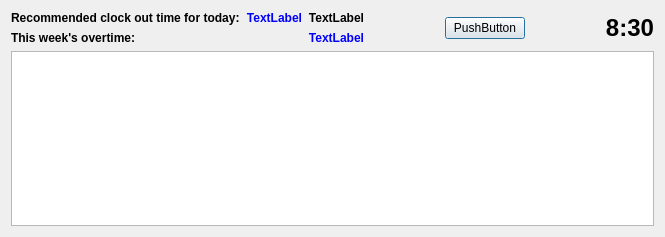
<?xml version="1.0" encoding="UTF-8"?>
<ui version="4.0">
 <class>TimeKeeperClass</class>
 <widget class="QDialog" name="TimeKeeperClass">
  <property name="geometry">
   <rect>
    <x>0</x>
    <y>0</y>
    <width>665</width>
    <height>237</height>
   </rect>
  </property>
  <property name="windowTitle">
   <string>TimeKeeper</string>
  </property>
  <layout class="QGridLayout" name="gridLayout">
   <item row="0" column="0">
    <layout class="QHBoxLayout" name="horizontalLayout_3">
     <item>
      <layout class="QVBoxLayout" name="verticalLayout">
       <item>
        <layout class="QHBoxLayout" name="horizontalLayout">
         <item>
          <widget class="QLabel" name="label">
           <property name="text">
            <string>&lt;html&gt;&lt;head/&gt;&lt;body&gt;&lt;p&gt;&lt;span style=&quot; font-weight:600;&quot;&gt;Recommended clock out time for today:&lt;/span&gt;&lt;/p&gt;&lt;/body&gt;&lt;/html&gt;</string>
           </property>
          </widget>
         </item>
         <item>
          <widget class="QLabel" name="labelLeaveTime">
           <property name="text">
            <string>&lt;html&gt;&lt;head/&gt;&lt;body&gt;&lt;p&gt;&lt;span style=&quot; font-weight:600; color:#0000ff;&quot;&gt;TextLabel&lt;/span&gt;&lt;/p&gt;&lt;/body&gt;&lt;/html&gt;</string>
           </property>
           <property name="alignment">
            <set>Qt::AlignRight|Qt::AlignTrailing|Qt::AlignVCenter</set>
           </property>
          </widget>
         </item>
         <item>
          <widget class="QLabel" name="labelLeaveTimeWithOvertime">
           <property name="text">
            <string>&lt;html&gt;&lt;head/&gt;&lt;body&gt;&lt;p&gt;&lt;span style=&quot; font-weight:600; color:#000000;&quot;&gt;TextLabel&lt;/span&gt;&lt;/p&gt;&lt;/body&gt;&lt;/html&gt;</string>
           </property>
           <property name="alignment">
            <set>Qt::AlignRight|Qt::AlignTrailing|Qt::AlignVCenter</set>
           </property>
          </widget>
         </item>
        </layout>
       </item>
       <item>
        <layout class="QHBoxLayout" name="horizontalLayout_2">
         <item>
          <widget class="QLabel" name="label_2">
           <property name="text">
            <string>&lt;html&gt;&lt;head/&gt;&lt;body&gt;&lt;p&gt;&lt;span style=&quot; font-weight:600;&quot;&gt;This week's overtime:&lt;/span&gt;&lt;/p&gt;&lt;/body&gt;&lt;/html&gt;</string>
           </property>
          </widget>
         </item>
         <item>
          <widget class="QLabel" name="labelWeekOvertime">
           <property name="text">
            <string>&lt;html&gt;&lt;head/&gt;&lt;body&gt;&lt;p&gt;&lt;span style=&quot; font-weight:600; color:#0000ff;&quot;&gt;TextLabel&lt;/span&gt;&lt;/p&gt;&lt;/body&gt;&lt;/html&gt;</string>
           </property>
           <property name="alignment">
            <set>Qt::AlignRight|Qt::AlignTrailing|Qt::AlignVCenter</set>
           </property>
          </widget>
         </item>
        </layout>
       </item>
      </layout>
     </item>
     <item>
      <spacer name="horizontalSpacer">
       <property name="orientation">
        <enum>Qt::Horizontal</enum>
       </property>
       <property name="sizeHint" stdset="0">
        <size>
         <width>40</width>
         <height>20</height>
        </size>
       </property>
      </spacer>
     </item>
     <item>
      <widget class="QPushButton" name="buttonPause">
       <property name="text">
        <string>PushButton</string>
       </property>
      </widget>
     </item>
     <item>
      <spacer name="horizontalSpacer_2">
       <property name="orientation">
        <enum>Qt::Horizontal</enum>
       </property>
       <property name="sizeHint" stdset="0">
        <size>
         <width>40</width>
         <height>20</height>
        </size>
       </property>
      </spacer>
     </item>
     <item>
      <widget class="QLabel" name="labelTimeLeft">
       <property name="text">
        <string>&lt;html&gt;&lt;head/&gt;&lt;body&gt;&lt;p&gt;&lt;span style=&quot; font-size:18pt; font-weight:600;&quot;&gt;8:30&lt;/span&gt;&lt;/p&gt;&lt;/body&gt;&lt;/html&gt;</string>
       </property>
       <property name="alignment">
        <set>Qt::AlignRight|Qt::AlignTrailing|Qt::AlignVCenter</set>
       </property>
      </widget>
     </item>
    </layout>
   </item>
   <item row="1" column="0">
    <widget class="QTableView" name="tableView">
     <property name="horizontalScrollBarPolicy">
      <enum>Qt::ScrollBarAlwaysOff</enum>
     </property>
     <property name="cornerButtonEnabled">
      <bool>false</bool>
     </property>
     <attribute name="verticalHeaderVisible">
      <bool>false</bool>
     </attribute>
    </widget>
   </item>
  </layout>
 </widget>
 <layoutdefault spacing="6" margin="11"/>
 <resources/>
 <connections/>
</ui>
